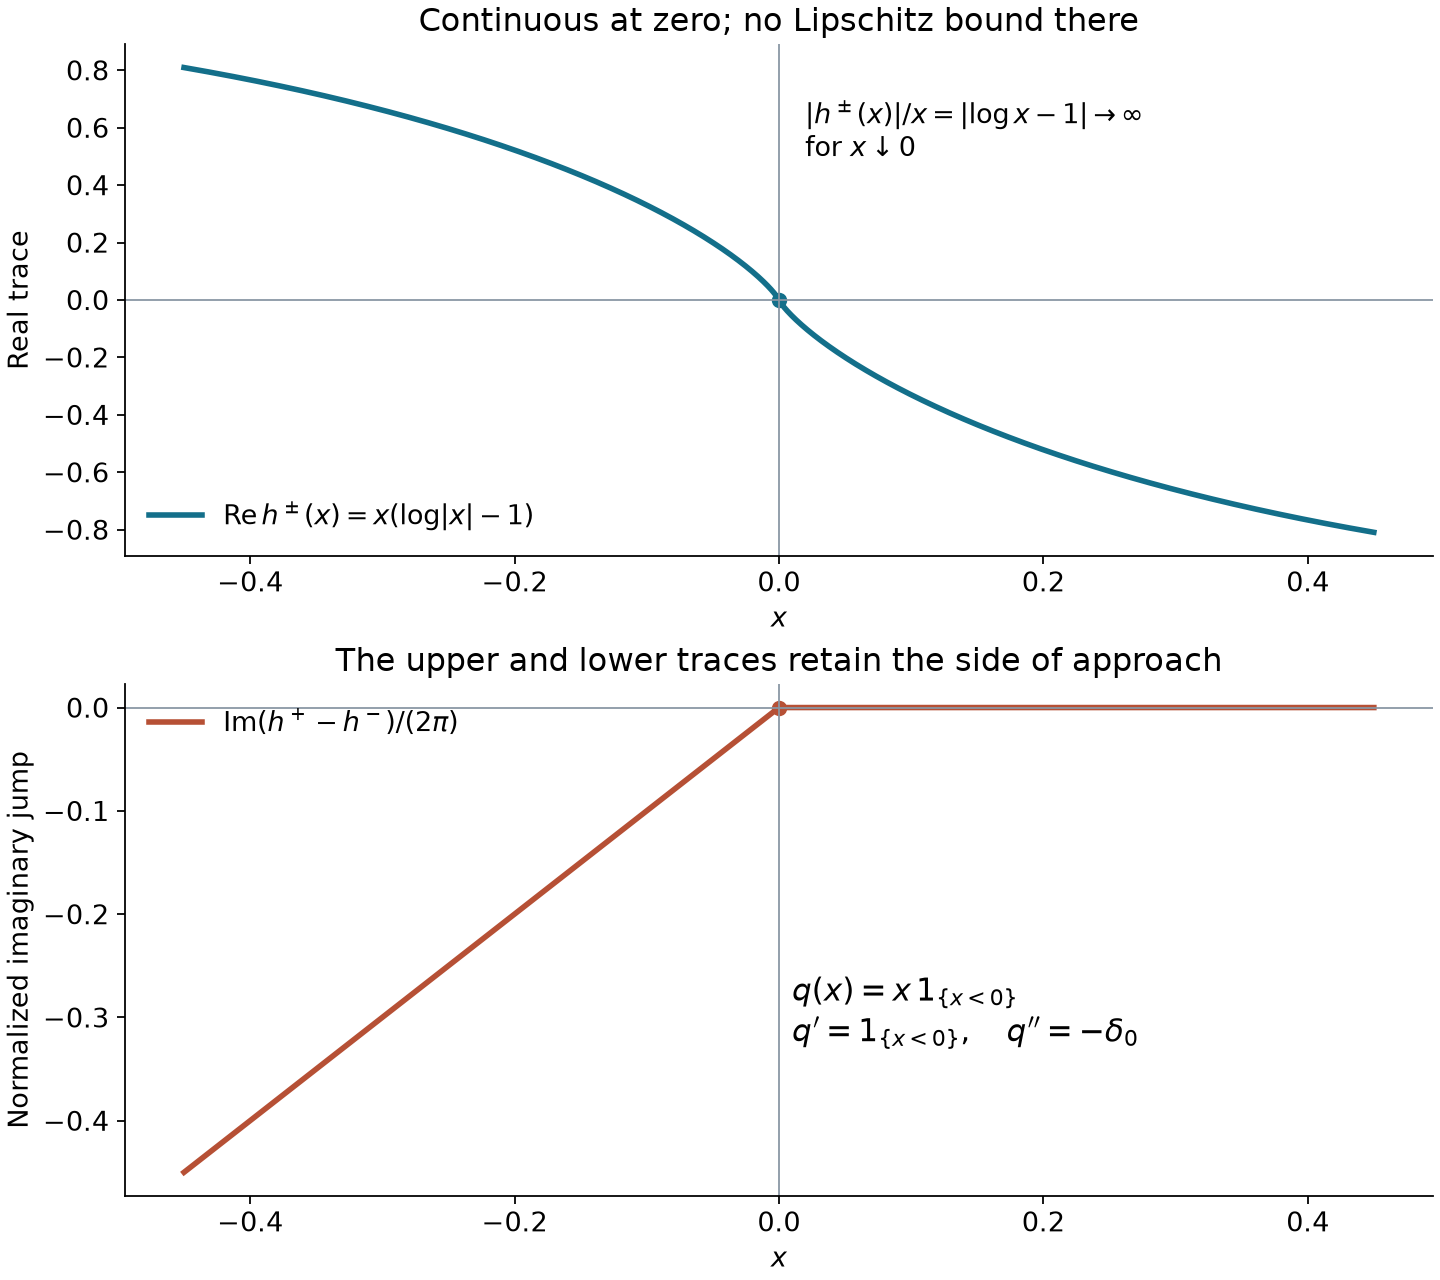

Write Python code to recreate this figure.
"""Exact traces in AN01-U014, Proposition 1.4. Original figure: CC0."""
from pathlib import Path
import numpy as np
import matplotlib
matplotlib.use('Agg')
import matplotlib.pyplot as plt

out=Path(__file__).resolve().parent
plt.rcParams.update({'font.size':12,'axes.spines.top':False,'axes.spines.right':False})
fig,axes=plt.subplots(2,1,figsize=(9,8),layout='constrained')
x=np.r_[np.linspace(-.45,-1e-5,1000),0,np.linspace(1e-5,.45,1000)]
q=np.zeros_like(x);nz=x!=0;q[nz]=x[nz]*(np.log(abs(x[nz]))-1)
ax=axes[0]
ax.plot(x,q,color='#136f8a',lw=2.5,label=r'$\mathrm{Re}\,h^\pm(x)=x(\log|x|-1)$')
ax.axhline(0,color='#8996a3',lw=.8);ax.axvline(0,color='#8996a3',lw=.8)
ax.scatter([0],[0],s=35,color='#136f8a')
ax.set(xlabel='$x$',ylabel='Real trace',title='Continuous at zero; no Lipschitz bound there')
ax.text(.52,.78,r'$|h^\pm(x)|/x=|\log x-1|\to\infty$'+'\n'+r'for $x\downarrow0$',transform=ax.transAxes,fontsize=12)
ax.legend(loc='lower left',frameon=False)
ax=axes[1];jump=np.where(x<0,x,0)
ax.plot(x,jump,color='#b65035',lw=2.5,label=r'$\mathrm{Im}(h^+-h^-)/(2\pi)$')
ax.axhline(0,color='#8996a3',lw=.8);ax.axvline(0,color='#8996a3',lw=.8)
ax.scatter([0],[0],s=35,color='#b65035')
ax.text(.51,.30,r'$q(x)=x\,1_{\{x<0\}}$'+'\n'+r"$q'=1_{\{x<0\}},\quad q''=-\delta_0$",transform=ax.transAxes,fontsize=14)
ax.set(xlabel='$x$',ylabel='Normalized imaginary jump',title='The upper and lower traces retain the side of approach')
ax.legend(loc='upper left',frameon=False)
fig.savefig(out/'logarithmic-boundary-trace.png',dpi=160)
fig.savefig(out/'logarithmic-boundary-trace.svg')
p=out/'logarithmic-boundary-trace.svg'
p.write_text('\n'.join(s.rstrip() for s in p.read_text(encoding='utf-8').splitlines())+'\n',encoding='utf-8')
